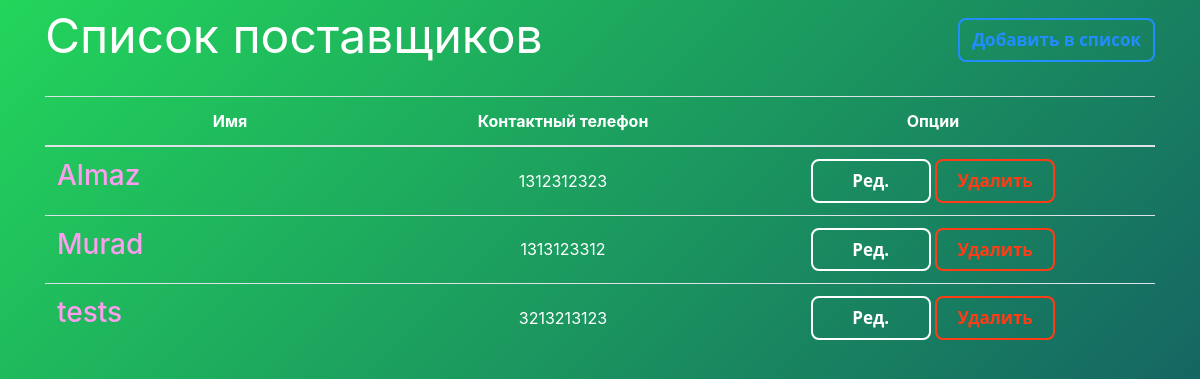
Page /transactions/suppliers/ on the committed database.
### transactions/models.py (models this page shows, shortened)
class Supplier(models.Model):
    id = models.AutoField(primary_key=True)
    name = models.CharField(max_length=150)
    phone = models.CharField(max_length=12, unique=True)
    address = models.CharField(max_length=200)
    email = models.EmailField(max_length=254, unique=True)
    is_deleted = models.BooleanField(default=False)

### transactions/views.py (the view)
class SupplierListView(ListView):
    model = Supplier
    template_name = "suppliers/suppliers_list.html"
    queryset = Supplier.objects.filter(is_deleted=False)
    paginate_by = 10

### transactions/templates/suppliers/suppliers_list.html (shortened to what this page needs)
{% extends "base.html" %}
{% load widget_tweaks %}
{% block content %}
    <div class="row" style="color: #ffffff; font-style: bold; font-size: 3rem;">
        <div class="col-md-8">Список поставщиков</div>
        <div class="col-md-4">
            <div style="float:right;"> <a class="btn ghost-blue" href="{% url 'new-supplier' %}">Добавить в список</a> </div>
        </div>
    </div>
    <br>
    <table class="table table-css">
        <thead class="thead-inverse align-middle">
            <tr>
                <th width="25%">Имя</th>
                <th width="20%">Контактный телефон</th>
                <th width="30%">Опции</th>
            </tr>
        </thead>
{% if object_list %}
        <tbody>
            {% for supplier in object_list %}
            <tr>
                <td>
                    <h3> <a href="{% url 'supplier' supplier.name %}">{{ supplier.name }}</a> </h3>
                </td>
                <td class="align-middle"> {{ supplier.phone }} </td>
                <td class="align-middle">
                    <div class="align-middle">
                        <a href="{% url 'edit-supplier' supplier.pk %}" class="btn ghost-button">Ред.</a>
                        <a href="{% url 'delete-supplier' supplier.pk %}" class="btn ghost-red">Удалить</a>
                    </div>
                </td>
            </tr>
            {% endfor %}
        </tbody>
    </table>
{% else %}
        <tbody></tbody>
    </table>
    <br><br><br><br><br><br><br><br>
    <div style="color: #ea2088; font-style: bold; font-size: 1.5rem; text-align: center;">Список пуст</div>
{% endif %}
{% endblock content %}

### homepage/static/css/main.css (style rules this page uses)
body, html { height: 100%; background: linear-gradient(-45deg, #ee7752, #9b1a4d, #0b1967, #23d55b); background-size: 400% 400%; animation: gradient 150s ease infinite; }
a { color:#FF9DF0; }
.table-css { color:#ffffff; }
h1, h2, h3, h4, h5, h6 { color: #ffffff; }
.align-middle { text-align: center; }
.ghost-button { color: rgb(255, 255, 255); background-color: transparent; border: 2px solid rgb(255, 255, 255); font-size: 17px; padding: 7px 12px; font-weight: bolder; transition-duration: 0.2s; display: inline-block; text-decoration: none; font-family: 'Open Sans', sans-serif; min-width: 120px; border-radius: 8px; }
.ghost-blue { color: #228DFF; background-color: transparent; border: 2px solid #228DFF; font-size: 17px; padding: 7px 12px; font-weight: bolder; transition-duration: 0.2s; display: inline-block; text-decoration: none; font-family: 'Open Sans', sans-serif; min-width: 120px; border-radius: 8px; }
.ghost-red { color:#ff3c16; background-color: transparent; border: 2px solid #ff3c16; font-size: 17px; padding: 7px 12px; font-weight: bolder; transition-duration: 0.2s; display: inline-block; text-decoration: none; font-family: 'Open Sans', sans-serif; min-width: 120px; border-radius: 8px; }

### rows in the picture
Supplier: name "Almaz", phone "1312312323"
Supplier: name "Murad", phone "1313123312"
Supplier: name "tests", phone "3213213123"
